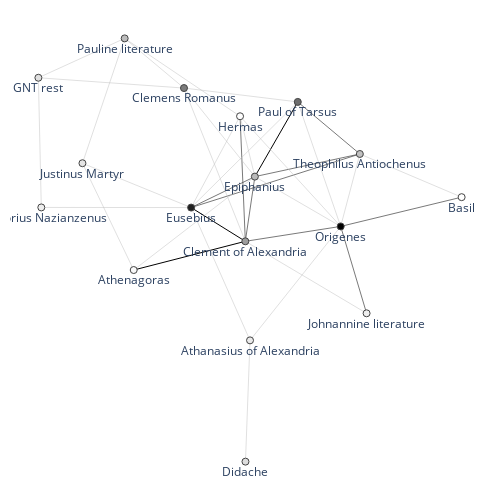

Notebook cell for this chart:
### Code cell
fig = textnet.draw_2d_network(G)
fig.show()

### Figure 1 — Plotly figure (JSON) as saved in the notebook; plotly's stock layout.template omitted (floating-point values rounded to 4 significant figures)
{"data": [{"line": {"color": "#000000", "width": 1}, "mode": "lines", "type": "scatter", "x": [0.2488, 0.09809, null, -0.1257, 0.06466, null, 0.06466, -0.3274, null], "y": [0.3692, 0.08481, null, -0.03299, -0.1614, null, -0.1614, -0.2707, null]}, {"line": {"color": "#404040", "width": 0.7}, "mode": "lines", "type": "scatter", "x": [0.2488, 0.4669, null, 0.3996, 0.06466, null, 0.3996, 0.4906, null, 0.3996, 0.8244, null, 0.4669, -0.1257, null, 0.4669, 0.09809, null, -0.1257, 0.09809, null, 0.09809, 0.06466, null, 0.06466, 0.04606, null], "y": [0.3692, 0.171, null, -0.1047, -0.1614, null, -0.1047, -0.4354, null, -0.1047, 0.006645, null, 0.171, -0.03299, null, 0.171, 0.08481, null, -0.03299, 0.08481, null, 0.08481, -0.1614, null, -0.1614, 0.3146, null]}, {"line": {"color": "#C0C0C0", "width": 0.5}, "mode": "lines", "type": "scatter", "x": [0.2488, -0.1509, null, 0.2488, 0.3996, null, 0.2488, -0.1257, null, -0.1509, -0.3592, null, -0.1509, -0.6624, null, -0.1509, 0.06466, null, -0.1509, 0.09809, null, 0.3996, 0.04606, null, 0.3996, 0.4669, null, 0.3996, 0.09809, null, 0.3996, 0.08113, null, 0.4669, 0.8244, null, -0.1257, 0.04606, null, -0.1257, -0.5076, null, -0.1257, 0.08113, null, -0.1257, -0.6521, null, 0.09809, 0.04606, null, 0.09809, -0.3274, null, -0.3592, 0.04606, null, -0.3592, -0.6624, null, -0.3592, -0.5076, null, -0.6624, -0.6521, null, 0.06466, 0.4906, null, -0.5076, -0.3274, null, 0.06512, 0.08113, null], "y": [0.3692, 0.4219, null, 0.3692, -0.1047, null, 0.3692, -0.03299, null, 0.4219, 0.611, null, 0.4219, 0.4611, null, 0.4219, -0.1614, null, 0.4219, 0.08481, null, -0.1047, 0.3146, null, -0.1047, 0.171, null, -0.1047, 0.08481, null, -0.1047, -0.5385, null, 0.171, 0.006645, null, -0.03299, 0.3146, null, -0.03299, 0.1358, null, -0.03299, -0.5385, null, -0.03299, -0.03245, null, 0.08481, 0.3146, null, 0.08481, -0.2707, null, 0.611, 0.3146, null, 0.611, 0.4611, null, 0.611, 0.1358, null, 0.4611, -0.03245, null, -0.1614, -0.4354, null, 0.1358, -0.2707, null, -1, -0.5385, null]}, {"hoverinfo": "text", "hovertext": ["5", "5", "8", "5", "8", "8", "4", "3", "7", "5", "3", "1", "3", "2", "3", "2", "2"], "marker": {"color": [82, 76, 124, 48, 111, 51, 50, 30, 62, 6, 27, 32, 24, 21, 11, 21, 5], "colorbar": {"thickness": 15, "title": {"side": "right", "text": "degree"}, "xanchor": "left"}, "colorscale": [[0, "rgb(255,255,255)"], [0.125, "rgb(240,240,240)"], [0.25, "rgb(217,217,217)"], [0.375, "rgb(189,189,189)"], [0.5, "rgb(150,150,150)"], [0.625, "rgb(115,115,115)"], [0.75, "rgb(82,82,82)"], [0.875, "rgb(37,37,37)"], [1, "rgb(0,0,0)"]], "line": {"width": 1}, "showscale": false, "size": 7}, "mode": "markers+text", "text": ["Paul of Tarsus", "Clemens Romanus", "Origenes", "Theophilus Antiochenus", "Eusebius", "Epiphanius", "Pauline literature", "GNT rest", "Clement of Alexandria", "Hermas", "Justinus Martyr", "Didache", "Athanasius of Alexandria", "Gregorius Nazianzenus", "Athenagoras", "Johnannine literature", "Basil"], "textposition": "bottom center", "type": "scatter", "x": [0.2488, -0.1509, 0.3996, 0.4669, -0.1257, 0.09809, -0.3592, -0.6624, 0.06466, 0.04606, -0.5076, 0.06512, 0.08113, -0.6521, -0.3274, 0.4906, 0.8244], "y": [0.3692, 0.4219, -0.1047, 0.171, -0.03299, 0.08481, 0.611, 0.4611, -0.1614, 0.3146, 0.1358, -1, -0.5385, -0.03245, -0.2707, -0.4354, 0.006645]}, {"hoverinfo": "text", "marker": {"opacity": 0}, "mode": "markers", "opacity": 0, "text": ["2", "2", "3", "2", "5", "2", "2", "2", "2", "2", "3", "2", "3", "2", "2", "3", "3", "3", "2", "2", "2", "4", "3", "2", "2", "2", "3", "2", "2", "2", "2", "2", "3", "4", "2", "2", "2"], "type": "scatter", "x": [0.04899, 0.3242, 0.3579, 0.06155, 0.1735, -0.255, -0.4066, -0.0431, -0.02639, 0.2228, 0.2321, 0.4332, 0.4451, 0.2489, 0.2404, 0.612, 0.1706, 0.2825, 0.6456, -0.03985, -0.3167, -0.03054, -0.01383, -0.02231, -0.3889, 0.07207, 0.08138, -0.1147, -0.1566, -0.5108, -0.4334, -0.6573, 0.05536, -0.1314, 0.2776, -0.4175, 0.07313], "y": [0.3956, 0.1322, 0.2701, 0.1681, 0.227, 0.5165, 0.4415, 0.1303, 0.2534, 0.105, -0.133, 0.03316, -0.2701, -0.009936, -0.3216, -0.04902, 0.06901, 0.1279, 0.08882, 0.1408, 0.0514, -0.09717, 0.02591, -0.2857, -0.03272, 0.1997, -0.03828, -0.09295, 0.4628, 0.5361, 0.3734, 0.2143, 0.07662, -0.216, -0.2984, -0.06746, -0.7692]}], "layout": {"autosize": false, "height": 500, "hovermode": "closest", "margin": {"b": 10, "l": 10, "r": 10, "t": 10}, "plot_bgcolor": "rgba(0,0,0,0)", "showlegend": false, "title": {"font": {"size": 16}}, "width": 500, "xaxis": {"showgrid": false, "showticklabels": false, "zeroline": false}, "yaxis": {"showgrid": false, "showticklabels": false, "zeroline": false}}}
